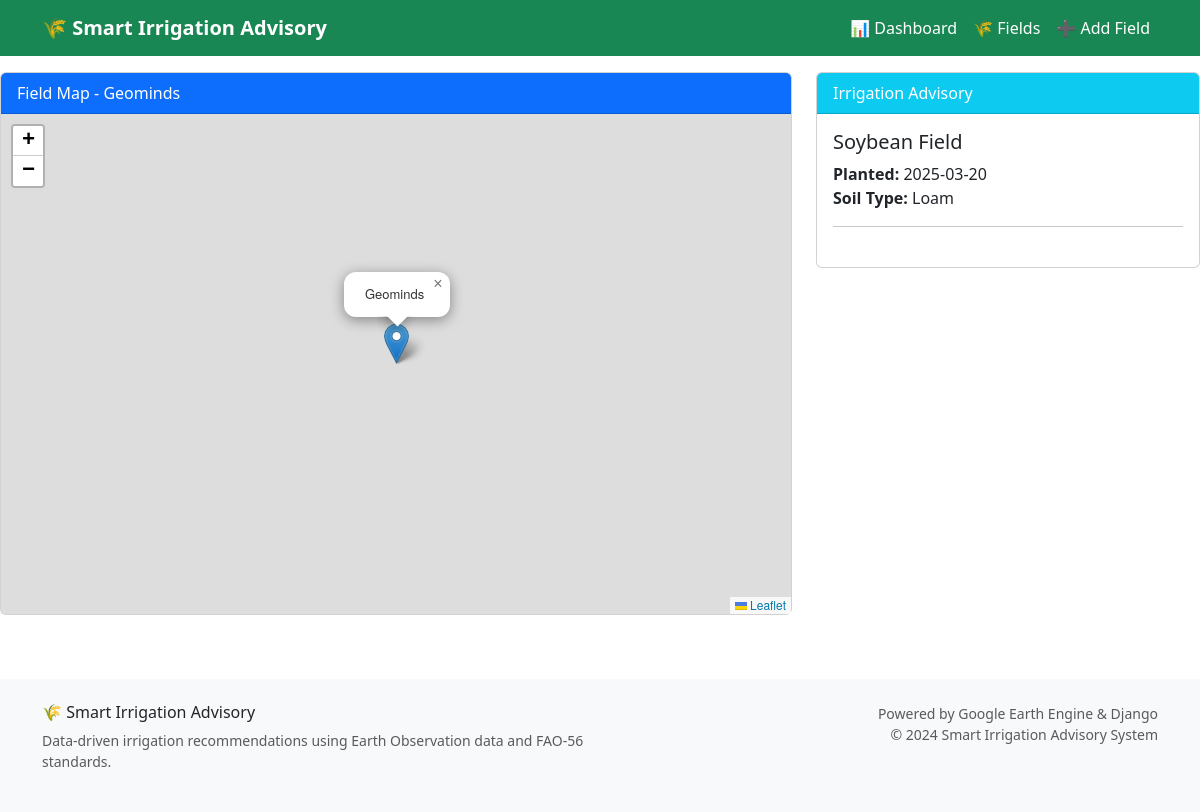
The page /field/8/map/ on the database its author committed.
### advisory/models.py (models this page shows, shortened)
class FarmField(models.Model):
    CROP_CHOICES = [
        ("maize", "Maize"),
        ("soybean", "Soybean"),
        ("rice", "Rice"),
        ("wheat", "Wheat"),
        ("sugarcane", "Sugarcane"),
        ("cotton", "Cotton"),
        ("beans", "Beans"),
        ("potatoes", "Potatoes"),
        ("tomatoes", "Tomatoes"),
        ("cassava", "Cassava"),
    ]
    SOIL_CHOICES = [
        ("clay", "Clay"),
        ("loam", "Loam"),
        ("sandy", "Sandy"),
        ("silt", "Silt"),
        ("clay_loam", "Clay Loam"),
        ("sandy_loam", "Sandy Loam"),
    ]
    name = models.CharField(max_length=100)
    latitude = models.FloatField(_('Latitude'), validators=[
        MinValueValidator(-90.0), MaxValueValidator(90.0)])
    longitude = models.FloatField(_('Longitude'), validators=[
        MinValueValidator(-180.0), MaxValueValidator(180.0)])
    soil_type = models.CharField(
        choices=SOIL_CHOICES, max_length=20, default="loam")
    crop_type = models.CharField(
        choices=CROP_CHOICES, max_length=20, default="maize")
    planting_date = models.DateField(_('Planting Date'), default=date.today)
    field_area_ha = models.FloatField(
        _('Field Area (ha)'),
        validators=[MinValueValidator(0.1), MaxValueValidator(1000.0)],
        null=True, blank=True,
        help_text="Field area in hectares"
    )
    elevation = models.FloatField(
        _('Elevation (m)'),
        null=True, blank=True,
        help_text="Field elevation in meters"
    )
    created_at = models.DateTimeField(auto_now_add=True)
    updated_at = models.DateTimeField(auto_now=True)
    class Meta:
        ordering = ['-created_at']
        verbose_name = 'Farm Field'
        verbose_name_plural = 'Farm Fields'

### advisory/views.py (the view)
# urls.py: path('field/<int:field_id>/map/', views.field_map_view, name='field_map')
def field_map_view(request, field_id):
    field = get_object_or_404(FarmField, id=field_id)
    latest_advisory = IrrigationAdvisory.objects.filter(
        field=field).order_by('-date').first()
    try:
        weather_data = get_comprehensive_weather_data(
            field.latitude, field.longitude)
    except Exception as e:
        logger.warning(f"Could not get weather data for map: {e}")
        weather_data = {
            'weekly_rainfall': 0.0,
            'daily_eto': 0.0,
            'soil_moisture_ndmi': 0.0,
            'forecast': {'temperature': 25.0, 'precipitation': 0.0, 'days': 5},
            'data_source': 'simulated'
        }
    context = {
        "field": field,
        "latest_advisory": latest_advisory,
        "weather_data": weather_data,
        "crop_info": get_crop_info(field.crop_type) if field.crop_type else None
    }
    return render(request, "advisory/map.html", context)

### advisory/utils/crop_coefficients.py (called while the page is built)
def get_crop_info(crop_type):
    return CROP_DATA.get(crop_type.lower(), CROP_DATA["maize"])

### advisory/utils/gee/gee_data.py (called while the page is built)
def get_point_geometry(lat: float, lon: float) -> ee.Geometry:
    return ee.Geometry.Point([lon, lat])

def get_weekly_rainfall(lat: float, lon: float) -> float:
    try:
        point = get_point_geometry(lat, lon)
        today = ee.Date(datetime.datetime.utcnow().strftime('%Y-%m-%d'))
        week_ago = today.advance(-7, 'day')
        dataset = ee.ImageCollection("UCSB-CHG/CHIRPS/DAILY") \
                    .filterDate(week_ago, today).filterBounds(point)
        rainfall_image = dataset.sum()
        rainfall_mm = rainfall_image.reduceRegion(
            reducer=ee.Reducer.mean(),
            geometry=point,
            scale=5000,
            maxPixels=1e9
        ).get('precipitation')
        result = rainfall_mm.getInfo() if rainfall_mm else 0
        logger.info(f"Weekly rainfall for {lat}, {lon}: {result}mm")
        return result
    except Exception as e:
        logger.error(f"Failed to get weekly rainfall: {e}")
        return 0.0

def get_daily_et0(lat: float, lon: float) -> float:
    try:
        point = get_point_geometry(lat, lon)
        today = ee.Date(datetime.datetime.utcnow().strftime('%Y-%m-%d'))
        dataset = ee.ImageCollection("ECMWF/ERA5_LAND/DAILY_AGGR") \
                    .filterDate(today.advance(-1, 'day'), today) \
                    .filterBounds(point)
        image = dataset.first()
        eto_image = image.select('potential_evaporation')
        eto_mm = eto_image.reduceRegion(
            reducer=ee.Reducer.mean(),
            geometry=point,
            scale=1000,
            maxPixels=1e9
        ).get('potential_evaporation')
        result = round(eto_mm.getInfo() * 1000, 2) if eto_mm else 0
        logger.info(f"Daily ET₀ for {lat}, {lon}: {result}mm")
        return result
    except Exception as e:
        logger.error(f"Failed to get daily ET₀: {e}")
        return 0.0

### templates/advisory/map.html (shortened to what this page needs)
{% extends "base.html" %} {% load static %} {% block content %}
<div class="row">
  <div class="col-md-8">
    <div class="card">
      <div class="card-header bg-primary text-white">Field Map - {{ field.name }}</div>
      <div class="card-body p-0">
        <div id="map" style="height: 500px" data-lat="{{ field.latitude }}" data-lng="{{ field.longitude }}"></div>
      </div>
    </div>
  </div>
  <div class="col-md-4">{% include "advisory/advisory.html" %}</div>
</div>
{% endblock %}

### templates/advisory/advisory.html (shortened to what this page needs)
<div class="card">
  <div class="card-header bg-info text-white">Irrigation Advisory</div>
  <div class="card-body">
    <h5 class="card-title">{{ field.crop_type|title }} Field</h5>
    <p class="card-text">
      <strong>Planted:</strong> {{ field.planting_date|date:"Y-m-d" }}<br />
      <strong>Soil Type:</strong> {{ field.soil_type|title }}
    </p>
    <hr />
  </div>
</div>

### static/css/main.css (style rules this page uses)
#map { flex: 3; }

### rows shown on the page
FarmField: name "Geominds", crop_type "Soybean", planting_date "2025-03-20", soil_type "Loam"
